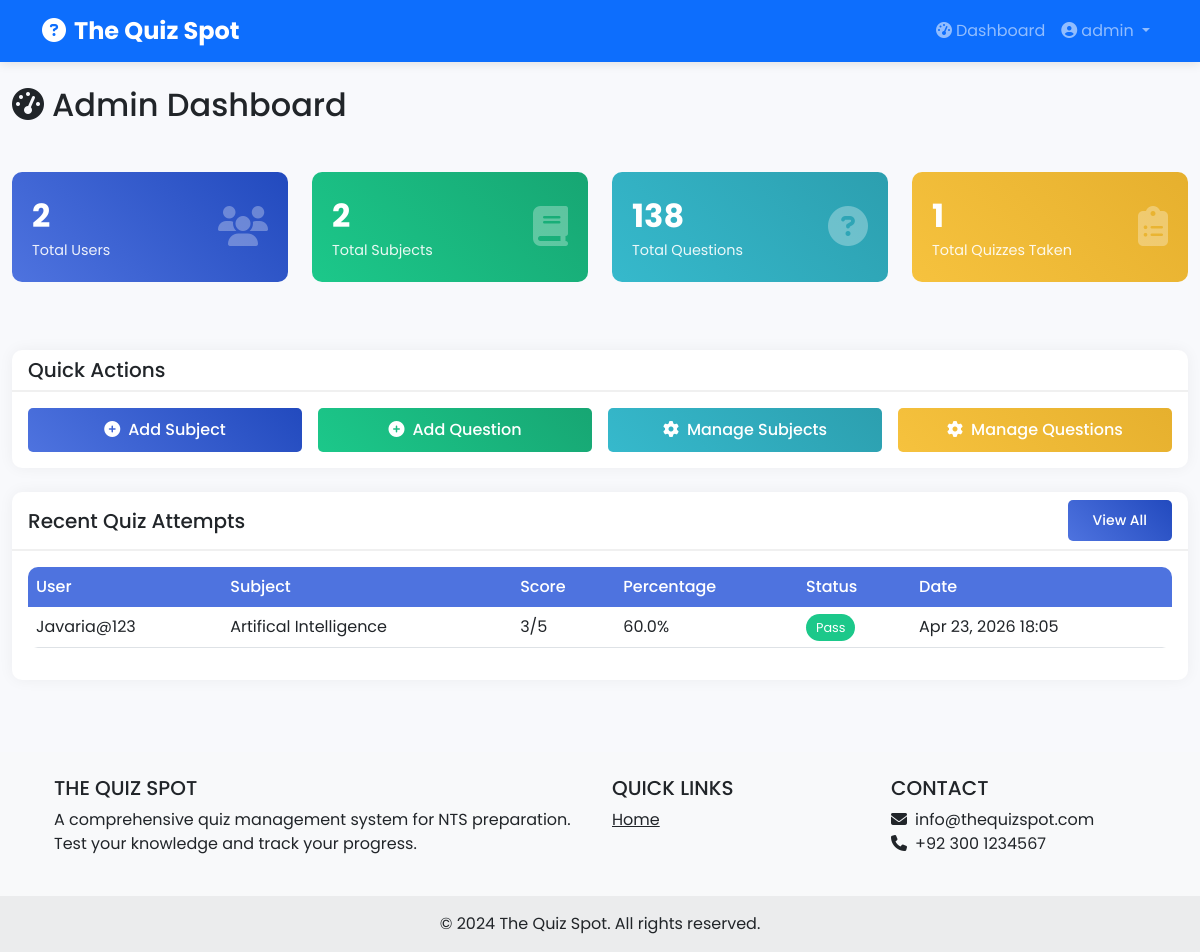
Page /admin-dashboard/ (signed in) on the earlier database version.
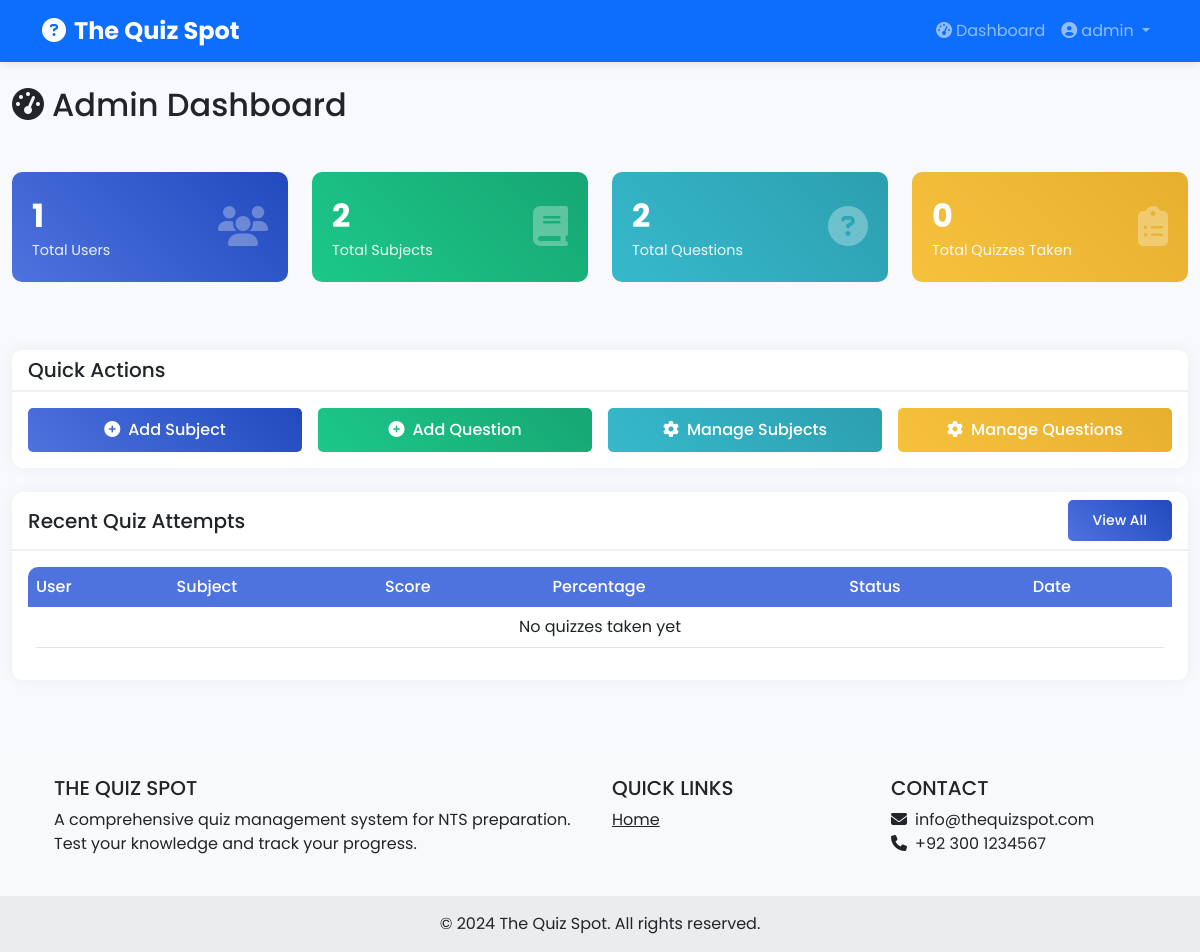
Same page on the later database version.
### quiz/models.py (models this page shows, shortened)
class Quiz(models.Model):
    user = models.ForeignKey(User, on_delete=models.CASCADE, related_name='quizzes')
    subject = models.ForeignKey(Subject, on_delete=models.CASCADE)
    date_taken = models.DateTimeField(auto_now_add=True)
    score = models.IntegerField(default=0)
    total_questions = models.IntegerField()
    percentage = models.FloatField(default=0)
    status = models.CharField(
        max_length=10,
        choices=[('Pass', 'Pass'), ('Fail', 'Fail')],
        default='Fail'
    )
    class Meta:
        ordering = ['-date_taken']

class Subject(models.Model):
    name = models.CharField(max_length=100, unique=True)
    description = models.TextField(blank=True)
    created_at = models.DateTimeField(auto_now_add=True)
    updated_at = models.DateTimeField(auto_now=True)
    class Meta:
        ordering = ['name']

### quiz/views.py (the view)
# urls.py: path('admin-dashboard/', views.admin_dashboard, name='admin_dashboard'),
@admin_required
def admin_dashboard(request):
    total_users = User.objects.filter(is_staff=False).count()
    total_subjects = Subject.objects.count()
    total_questions = Question.objects.count()
    total_quizzes = Quiz.objects.count()
    recent_quizzes = Quiz.objects.select_related('user', 'subject').order_by('-date_taken')[:10]
    context = {
        'total_users': total_users,
        'total_subjects': total_subjects,
        'total_questions': total_questions,
        'total_quizzes': total_quizzes,
        'recent_quizzes': recent_quizzes,
    }
    return render(request, 'admin/admin_dashboard.html', context)

### templates/admin/admin_dashboard.html (shortened to what this page needs)
{% extends 'base.html' %}
{% block content %}
<div class="container-fluid py-4">
    <div class="row mb-4">
        <div class="col-12">
            <h2 class="mb-4">
                <i class="fas fa-tachometer-alt me-2"></i>Admin Dashboard
            </h2>
        </div>
    </div>
    <div class="row mb-4">
        <div class="col-xl-3 col-md-6 mb-4">
            <div class="stat-card">
                <div class="row align-items-center">
                    <div class="col">
                        <div class="stat-value">{{ total_users }}</div>
                        <div class="stat-label">Total Users</div>
                    </div>
                    <div class="col-auto">
                        <i class="fas fa-users fa-2x"></i>
                    </div>
                </div>
            </div>
        </div>
        <div class="col-xl-3 col-md-6 mb-4">
            <div class="stat-card" style="background: linear-gradient(45deg, #1cc88a, #17a673);">
                <div class="row align-items-center">
                    <div class="col">
                        <div class="stat-value">{{ total_subjects }}</div>
                        <div class="stat-label">Total Subjects</div>
                    </div>
                    <div class="col-auto">
                        <i class="fas fa-book fa-2x"></i>
                    </div>
                </div>
            </div>
        </div>
        <div class="col-xl-3 col-md-6 mb-4">
            <div class="stat-card" style="background: linear-gradient(45deg, #36b9cc, #2c9faf);">
                <div class="row align-items-center">
                    <div class="col">
                        <div class="stat-value">{{ total_questions }}</div>
                        <div class="stat-label">Total Questions</div>
                    </div>
                    <div class="col-auto">
                        <i class="fas fa-question-circle fa-2x"></i>
                    </div>
                </div>
            </div>
        </div>
        <div class="col-xl-3 col-md-6 mb-4">
            <div class="stat-card" style="background: linear-gradient(45deg, #f6c23e, #e6b02e);">
                <div class="row align-items-center">
                    <div class="col">
                        <div class="stat-value">{{ total_quizzes }}</div>
                        <div class="stat-label">Total Quizzes Taken</div>
                    </div>
                    <div class="col-auto">
                        <i class="fas fa-clipboard-list fa-2x"></i>
                    </div>
                </div>
            </div>
        </div>
    </div>
    <div class="row mb-4">
        <div class="col-12">
            <div class="card">
                <div class="card-header">
                    <h5 class="mb-0">Quick Actions</h5>
                </div>
                <div class="card-body">
                    <div class="row g-3">
                        <div class="col-md-3">
                            <a href="{% url 'add_subject' %}" class="btn btn-primary w-100">
                                <i class="fas fa-plus-circle me-2"></i>Add Subject
                            </a>
                        </div>
                        <div class="col-md-3">
                            <a href="{% url 'add_question' %}" class="btn btn-success w-100">
                                <i class="fas fa-plus-circle me-2"></i>Add Question
                            </a>
                        </div>
                        <div class="col-md-3">
                            <a href="{% url 'manage_subjects' %}" class="btn btn-info w-100">
                                <i class="fas fa-cog me-2"></i>Manage Subjects
                            </a>
                        </div>
                        <div class="col-md-3">
                            <a href="{% url 'manage_questions' %}" class="btn btn-warning w-100">
                                <i class="fas fa-cog me-2"></i>Manage Questions
                            </a>
                        </div>
                    </div>
                </div>
            </div>
        </div>
    </div>
    <div class="row">
        <div class="col-12">
            <div class="card">
                <div class="card-header d-flex justify-content-between align-items-center">
                    <h5 class="mb-0">Recent Quiz Attempts</h5>
                    <a href="{% url 'view_results' %}" class="btn btn-sm btn-primary">View All</a>
                </div>
                <div class="card-body">
                    <div class="table-responsive">
                        <table class="table table-hover">
                            <thead>
                                <tr>
                                    <th>User</th>
                                    <th>Subject</th>
                                    <th>Score</th>
                                    <th>Percentage</th>
                                    <th>Status</th>
                                    <th>Date</th>
                                </tr>
                            </thead>
                            <tbody>
                                {% for quiz in recent_quizzes %}
                                <tr>
                                    <td>{{ quiz.user.username }}</td>
                                    <td>{{ quiz.subject.name }}</td>
                                    <td>{{ quiz.score }}/{{ quiz.total_questions }}</td>
                                    <td>{{ quiz.percentage|floatformat:1 }}%</td>
                                    <td>
                                        {% if quiz.status == 'Pass' %}
                                            <span class="badge-pass">Pass</span>
                                        {% else %}
                                            <span class="badge-fail">Fail</span>
                                        {% endif %}
                                    </td>
                                    <td>{{ quiz.date_taken|date:"M d, Y H:i" }}</td>
                                </tr>
                                {% empty %}
                                <tr>
                                    <td colspan="6" class="text-center">No quizzes taken yet</td>
                                </tr>
                                {% endfor %}
                            </tbody>
                        </table>
                    </div>
                </div>
            </div>
        </div>
    </div>
</div>
{% endblock %}

### templates/base.html (shortened to what this page needs)
<!DOCTYPE html>
<html lang="en">
<head>
    <link href="https://cdn.jsdelivr.net/npm/bootstrap@5.3.0/dist/css/bootstrap.min.css" rel="stylesheet">
    <link rel="stylesheet" href="https://cdnjs.cloudflare.com/ajax/libs/font-awesome/6.4.0/css/all.min.css">
    {% load static %}
    <link rel="stylesheet" href="{% static 'css/style.css' %}">
</head>
<body>
    <nav class="navbar navbar-expand-lg navbar-dark bg-primary">
        <div class="container">
            <a class="navbar-brand" href="{% url 'index' %}">
                <i class="fas fa-question-circle me-2"></i>The Quiz Spot
            </a>
            <div class="collapse navbar-collapse" id="navbarNav">
                <ul class="navbar-nav ms-auto">
                    {% if user.is_authenticated %}
                        {% if user.is_staff %}
                            <li class="nav-item">
                                <a class="nav-link" href="{% url 'admin_dashboard' %}">
                                    <i class="fas fa-tachometer-alt me-1"></i>Dashboard
                                </a>
                            </li>
                        {% else %}
                            <li class="nav-item">
                                <a class="nav-link" href="{% url 'user_dashboard' %}">
                                    <i class="fas fa-tachometer-alt me-1"></i>Dashboard
                                </a>
                            </li>
                        {% endif %}
                        <li class="nav-item dropdown">
                            <a class="nav-link dropdown-toggle" href="#" id="navbarDropdown" role="button" data-bs-toggle="dropdown">
                                <i class="fas fa-user-circle me-1"></i>{{ user.username }}
                            </a>
                        </li>
                    {% endif %}
                </ul>
            </div>
        </div>
    </nav>
    {% block content %}{% endblock %}
    <footer class="bg-light text-center text-lg-start mt-5">
        <div class="container p-4">
            <div class="row">
                <div class="col-lg-6 col-md-12 mb-4 mb-md-0">
                    <h5 class="text-uppercase">The Quiz Spot</h5>
                    <p>
                        A comprehensive quiz management system for NTS preparation.
                        Test your knowledge and track your progress.
                    </p>
                </div>
                <div class="col-lg-3 col-md-6 mb-4 mb-md-0">
                    <h5 class="text-uppercase">Quick Links</h5>
                    <ul class="list-unstyled mb-0">
                        <li><a href="{% url 'index' %}" class="text-dark">Home</a></li>
                    </ul>
                </div>
                <div class="col-lg-3 col-md-6 mb-4 mb-md-0">
                    <h5 class="text-uppercase">Contact</h5>
                    <ul class="list-unstyled">
                        <li><i class="fas fa-envelope me-2"></i>info@thequizspot.com</li>
                        <li><i class="fas fa-phone me-2"></i>+92 300 1234567</li>
                    </ul>
                </div>
            </div>
        </div>
        <div class="text-center p-3" style="background-color: rgba(0, 0, 0, 0.05);">
            © 2024 The Quiz Spot. All rights reserved.
        </div>
    </footer>
</body>
</html>

### static/css/style.css (style rules this page uses)
:root { --primary-color: #4e73df; --secondary-color: #858796; --success-color: #1cc88a; --info-color: #36b9cc; --warning-color: #f6c23e; --danger-color: #e74a3b; --dark-color: #5a5c69; --light-color: #f8f9fc; }
body { font-family: 'Poppins', sans-serif; background-color: #f8f9fc; min-height: 100vh; display: flex; flex-direction: column; }
.navbar { box-shadow: 0 2px 10px rgba(0,0,0,0.1); }
.navbar-brand { font-weight: 700; font-size: 1.5rem; }
.card { border: none; border-radius: 10px; box-shadow: 0 0 15px rgba(0,0,0,0.05); transition: transform 0.3s, box-shadow 0.3s; }
.card-header { background-color: transparent; border-bottom: 2px solid #f0f0f0; font-weight: 600; }
.stat-card { background: linear-gradient(45deg, var(--primary-color), #224abe); color: white; border-radius: 10px; padding: 20px; margin-bottom: 20px; }
.stat-card i { font-size: 2.5rem; opacity: 0.3; }
.stat-card .stat-value { font-size: 2rem; font-weight: 700; }
.stat-card .stat-label { font-size: 0.9rem; opacity: 0.9; }
.table { background-color: white; border-radius: 10px; overflow: hidden; }
.table thead th { background-color: var(--primary-color); color: white; font-weight: 500; border: none; }
.btn { border-radius: 5px; padding: 10px 25px; font-weight: 500; transition: all 0.3s; }
.btn-primary { background: linear-gradient(45deg, var(--primary-color), #224abe); border: none; }
.btn-success { background: linear-gradient(45deg, var(--success-color), #17a673); border: none; }
.btn-info { background: linear-gradient(45deg, var(--info-color), #2c9faf); border: none; color: white; }
.btn-warning { background: linear-gradient(45deg, var(--warning-color), #e6b02e); border: none; color: white; }
footer { margin-top: auto; }

Differences in the rows shown:
removed Quiz: user.username "Javaria@123", subject.name "Artifical Intelligence", score "3", total_questions "5", percentage "60.0", status "Pass", date_taken "Apr 23, 2026 18:05"
Other differences:
{{ total_users }}: "2" → "1"
{{ total_questions }}: "138" → "2"
{{ total_quizzes }}: "1" → "0"
text now shown: "No quizzes taken yet"
